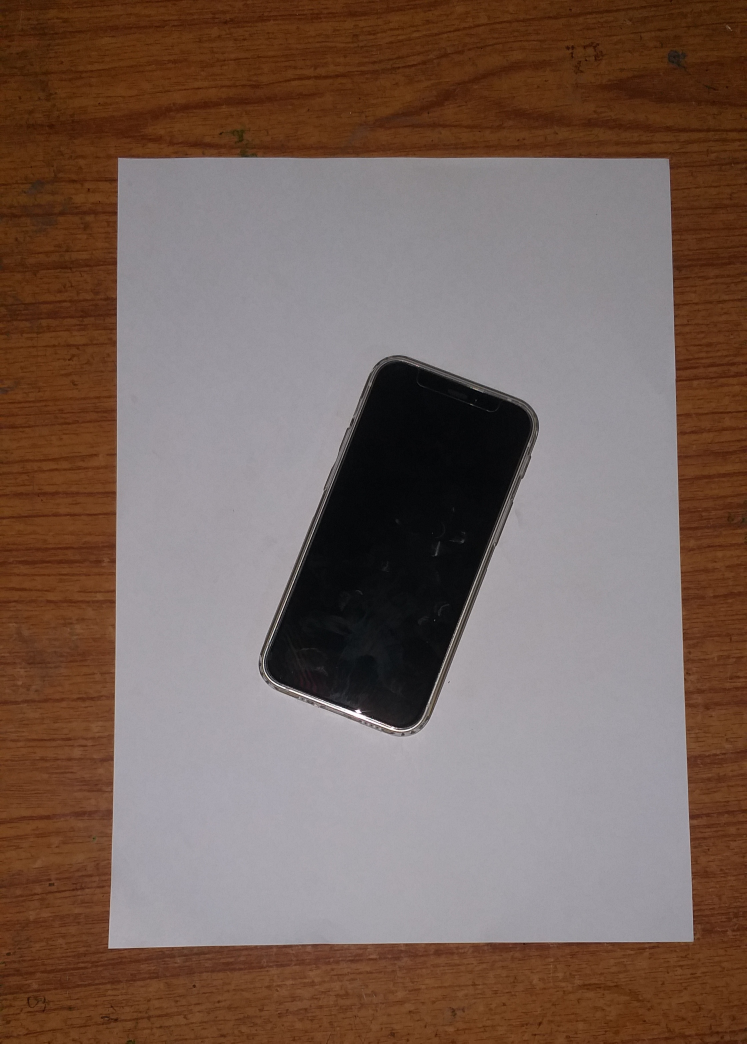
#> input picture OTDRS/images/1.jpg, 2240 x 3130 px (shown at 1/3 size)
$ python -i measureDimension.py   (imports and definitions only)
#> lines starting #> are read from the running program, lines starting #| are printed output that depends on the picture; after the words box and inside, x2 and y2 are one past the last pixel; in counts of white or black regions, pixels touching at a corner belong together
#> further down, picture is the input picture: shape (3130, 2240, 3); mean B, G, R 90.4, 99.4, 120.1
### OTDRS/utilities.py
import cv2
import numpy as np

def getContour(img, contours, min_area = 1000, filter=0, draw=False):
    finalContours = []
    max_area = 0
    for i in contours:
        area = cv2.contourArea(i)
        if area > min_area:
            peri = cv2.arcLength(i, True)
            approx = cv2.approxPolyDP(i, 0.02*peri, True)
            bbox = cv2.boundingRect(approx)
            if filter > 0:
                if len(approx) == filter:
                    finalContours.append([len(approx), area, approx, bbox, i])
            else:
                finalContours.append([len(approx), area, approx, bbox, i])
    finalContours = sorted(finalContours, key=lambda x:x[1], reverse=True)
    if draw:
        for con in finalContours:
            cv2.drawContours(img, con[4], -1, (255,100,0), 3)
    return img, finalContours

def reorder(points):
    reorderedPoints = np.zeros_like(points)
    points = points.reshape((4,2))
    add = points.sum(1)
    reorderedPoints[0] = points[np.argmin(add)]
    reorderedPoints[3] = points[np.argmax(add)]
    diff = np.diff(points, axis=1)
    reorderedPoints[1] = points[np.argmin(diff)]
    reorderedPoints[2] = points[np.argmax(diff)]
    return reorderedPoints

def warpImg(img, points, w, h, pad=20):
    points = reorder(points)
    pts1 = np.float32(points)
    pts2 = np.float32([[0, 0], [w, 0], [0, h], [w, h]])
    matrix = cv2.getPerspectiveTransform(pts1, pts2)
    imgWarp = cv2.warpPerspective(img, matrix, (w,h))
    imgWarp = imgWarp[pad:imgWarp.shape[0]-pad, pad:imgWarp.shape[1]-pad]
    return  imgWarp


def nothing(x):
    pass

# [11 lines left out: functions initializeTrackbars, valTrackers, not called in this run]

def findDistance(pts1, pts2):
    return ((pts2[0]-pts1[0])**2 + (pts2[1]-pts1[1])**2)**0.5

### OTDRS/measureDimension.py
import cv2
import numpy as np
import utilities

#param
scale = 2
widthP = 210*scale
hieghtP = 297*scale

pathImage = "1.jpg"
# [1 line not run here, left out]

def measureDim(img):
# Preprocessing
    imgGrey = cv2.cvtColor(img, cv2.COLOR_BGR2GRAY)
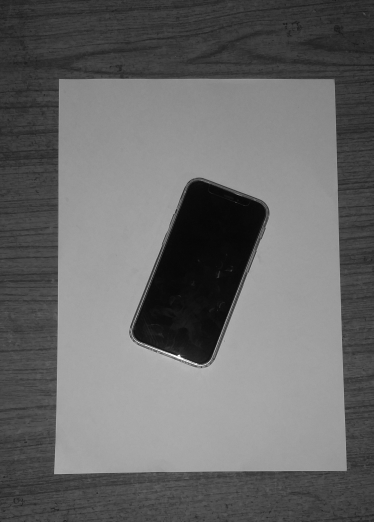
#> imgGrey: shape (3130, 2240) (shown at 1/6 size); min 0, max 255, mean 104.6
    imgBlur = cv2.GaussianBlur(imgGrey, (5, 5), 1)
    imgThreshold = cv2.Canny(imgBlur, 50, 85)
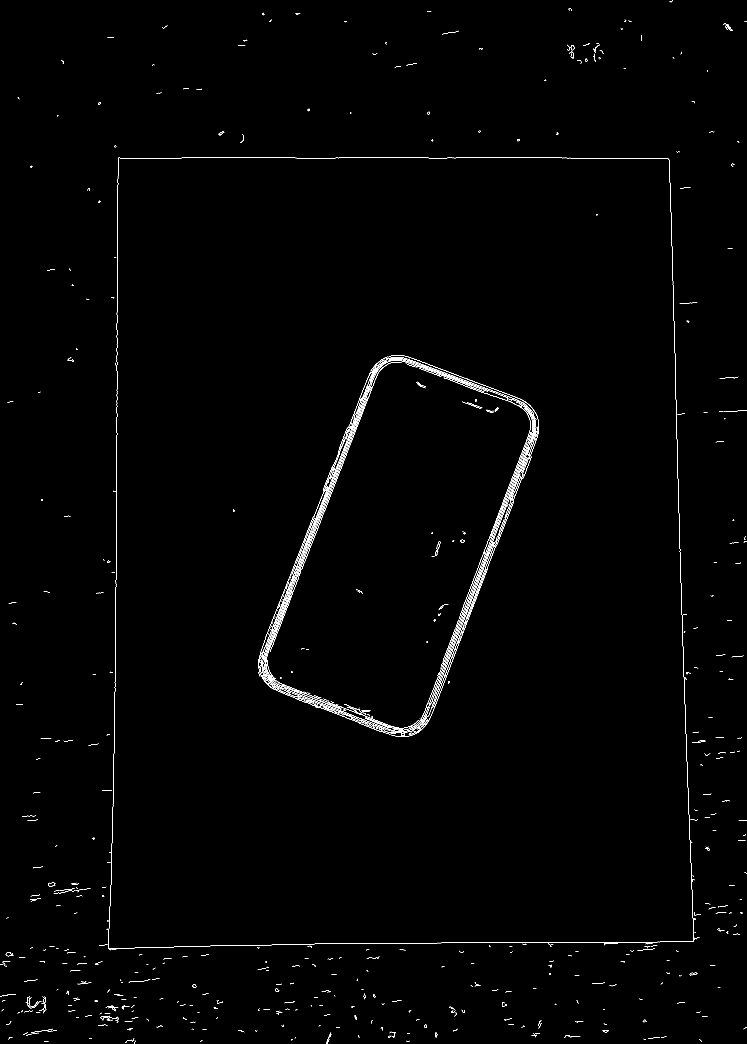
#> imgThreshold: shape (3130, 2240) (shown at 1/3 size); 0.58% white in thin lines or dots
    kernel = np.ones((5, 5))
    imgDial = cv2.dilate(imgThreshold, kernel, iterations=2)
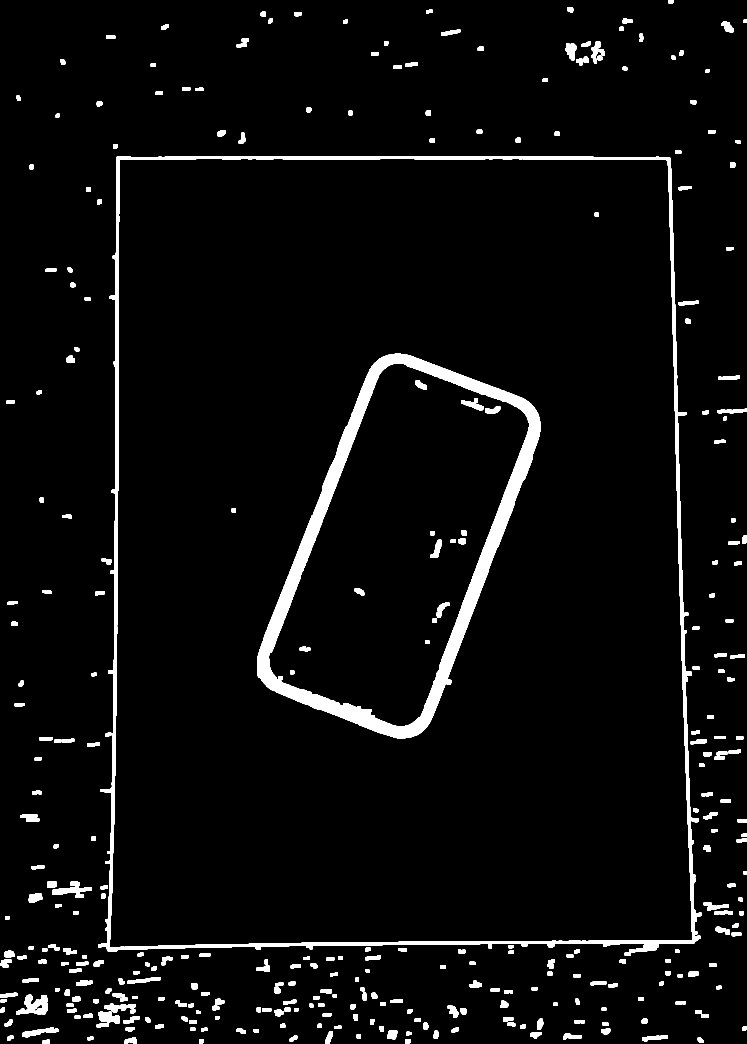
#> imgDial: shape (3130, 2240) (shown at 1/3 size); 4.2% white; 342 white regions, largest, box (x1, y1, x2, y2) and area: (771, 1061, 1621, 2215) 111132, (294, 468, 2106, 2855) 81151, (48, 2984, 144, 3044) 3201
    imgErode = cv2.erode(imgDial, kernel, iterations=1)
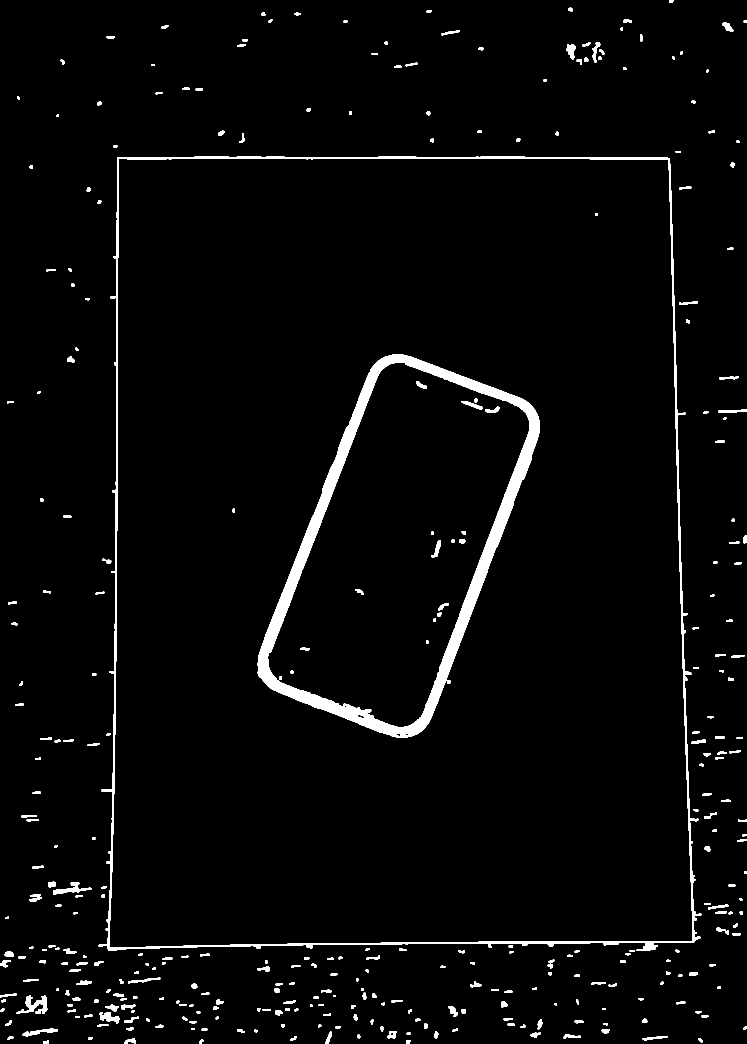
#> imgErode: shape (3130, 2240) (shown at 1/3 size); 2.8% white; 348 white regions
# Find all contours
    imgContour = img.copy()
    imgBigContour = img.copy()
    imgWarp = img.copy()
    contours, hierarchy = cv2.findContours(imgErode, cv2.RETR_EXTERNAL, cv2.CHAIN_APPROX_SIMPLE)
#> contours = 328 contours; largest, box (x1, y1, x2, y2) and area: (296, 470, 2104, 2853) 4020382, (50, 2986, 142, 3042) 1882, (159, 2646, 274, 2683) 1262, (297, 3036, 358, 3070) 1016, (68, 3084, 173, 3110) 796
    cv2.drawContours(imgContour, contours, -1, (255, 125, 0), 2)
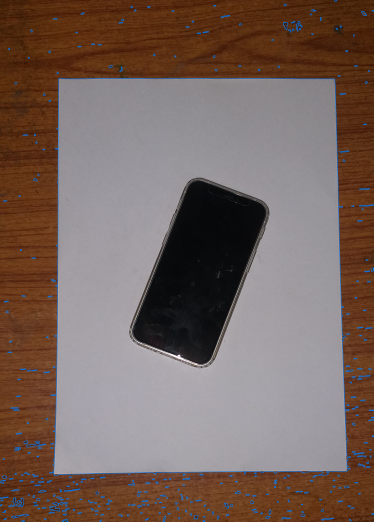
#> imgContour: shape (3130, 2240, 3) (shown at 1/6 size); mean B, G, R 93, 100.2, 118.9
# Find biggest contour
    imgBigContour, finalContours = utilities.getContour(imgBigContour, contours, min_area=5000, filter=4, draw=True)
#> the loop in getContour, `for i in contours:` made 328 passes
#> (area, peri, approx, bbox) on pass 272: (4020382.5, 9078, [[353, 471], [296, 2839], [2100, 2814], [2008, 475]], (296, 471, 1805, 2369))
#> after the loop in getContour, `for i in contours:`: finalContours = 1 item
#> the loop in getContour, `for con in finalContours:` made 1 pass
#> finalContours = 1 item
    if len(finalContours) != 0:
        biggestContours = finalContours[0][2]
#> biggestContours = [[353, 471], [296, 2839], [2100, 2814], [2008, 475]]
        imgWarp =  utilities.warpImg(img, biggestContours, widthP, hieghtP)
#> in reorder, `points = points.reshape((4,2))`: points has the same summary as biggestContours in measureDim
#> in reorder, `add = points.sum(1)`: add = [824, 3135, 4914, 2483]
#> in reorder, `diff = np.diff(points, axis=1)`: diff = [118, 2543, 714, -1533]
#> in warpImg, `points = reorder(points)`: points = [[353, 471], [2008, 475], [296, 2839], [2100, 2814]]
#> in warpImg, `pts1 = np.float32(points)`: pts1 has the same summary as points
#> in warpImg, `matrix = cv2.getPerspectiveTransform(pts1, pts2)`: matrix = [[0.255, 0.00613, -92.84], [-0.000672, 0.278, -130.7], [-7.08e-06, 3.87e-05, 1]]
        imgGreyWI = cv2.cvtColor(imgWarp, cv2.COLOR_BGR2GRAY)
        imgBlurWI = cv2.GaussianBlur(imgGreyWI, (5, 5), 1)
        imgThresholdWI = cv2.Canny(imgBlurWI, 50, 50)
#> imgThresholdWI: shape (554, 380); 0.93% white in thin lines or dots, all inside (x1, y1, x2, y2) = (89, 139, 296, 429)
        kernel = np.ones((5, 5))
        imgDialWI = cv2.dilate(imgThresholdWI, kernel, iterations=2)
#> imgDialWI: shape (554, 380); 6.7% white; 7 white regions, largest, box (x1, y1, x2, y2) and area: (85, 135, 300, 433) 13298, (212, 280, 226, 299) 242, (127, 372, 141, 385) 168
        imgErodeWI = cv2.erode(imgDialWI, kernel, iterations=1)
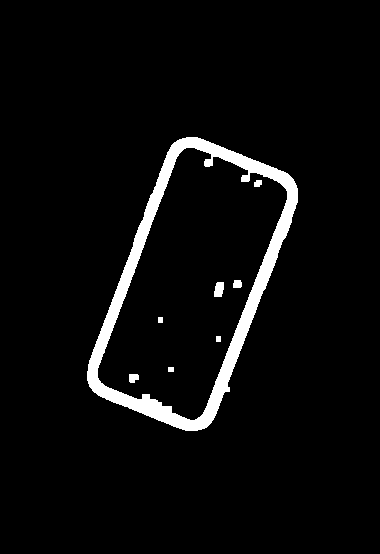
#> imgErodeWI: shape (554, 380); 4.5% white; 8 white regions
    # Find all contours
        imgContourWI = imgWarp.copy()
        imgBigContourWI = imgWarp.copy()
        imgMeasured = imgWarp.copy()
        contours2, hierarchy2 = cv2.findContours(imgErodeWI, cv2.RETR_EXTERNAL, cv2.CHAIN_APPROX_SIMPLE)
#> contours2 = 1 contour; box (x1, y1, x2, y2) and area: (87, 137, 298, 431) 37608
        cv2.drawContours(imgContourWI, contours2, -1, (255, 125, 0), 2)
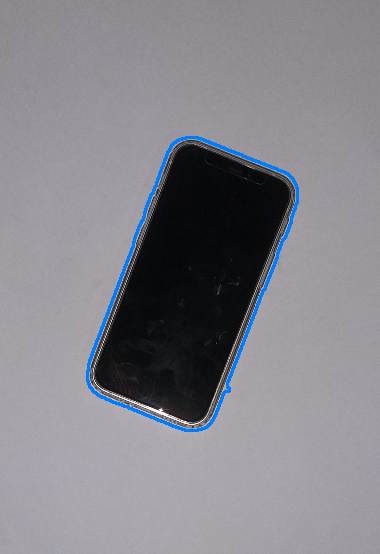
#> imgContourWI: shape (554, 380, 3); mean B, G, R 138.6, 131.8, 132.9
        imgBigContour2, finalContours2 = utilities.getContour(imgBigContourWI, contours2, min_area=5000, filter=4, draw=False)
#> the loop in getContour (call 2), `for i in contours:` made 1 pass
#> (area, peri, approx, bbox) on pass 1: (37608, 848.3, [[186, 137], [87, 380], [197, 430], [297, 188]], (87, 137, 211, 294))
#> finalContours2 = 1 item
        if len(finalContours2) != 0:
            for obj in finalContours2:
                #cv2.polylines(imgBigContour2, [obj[2]], True, (255, 125, 0), 2)
                nPoints = utilities.reorder(obj[2])
                width = round((utilities.findDistance(nPoints[0][0]//scale, nPoints[1][0]//scale)/10), 1) - 0.1
                height = round((utilities.findDistance(nPoints[0][0]//scale, nPoints[2][0]//scale)/10), 1) - 0.1
                cv2.arrowedLine(imgBigContour2, (nPoints[0][0][0], nPoints[0][0][1]), (nPoints[1][0][0], nPoints[1][0][1]),
                                (255 ,125 ,0), 2, 8, 0, 0.05)
                cv2.arrowedLine(imgBigContour2, (nPoints[0][0][0], nPoints[0][0][1]), (nPoints[2][0][0], nPoints[2][0][1]),
                                (255, 125, 0), 2, 8, 0, 0.05)
                x, y, w, h = obj[3]
                cv2.putText(imgBigContour2, '{}cm'.format(width), (x+w//2, y), cv2.FONT_HERSHEY_COMPLEX_SMALL, .5,
                            (255, 125, 0), 1)
                cv2.putText(imgBigContour2, '{}cm'.format(height), (x-w//4, y+h//2), cv2.FONT_HERSHEY_COMPLEX_SMALL, .5,
                            (255, 125, 0), 1)
                imgMeasured = imgBigContour2
#> this loop made 1 pass
#> (points in reorder, add in reorder, diff in reorder, nPoints, width, height, x) on pass 1: ([[186, 137], [87, 380], [197, 430], [297, 188]], [323, 467, 627, 485], [-49, 293, 233, -109], [[186, 137], [297, 188], [87, 380], [197, 430]], 6, 13.1, 87)
        return imgMeasured

>>> import cv2
>>> picture = cv2.imread('images/1.jpg')
>>> result = measureDim(picture)

$ run again, on OTDRS/images/2.jpg
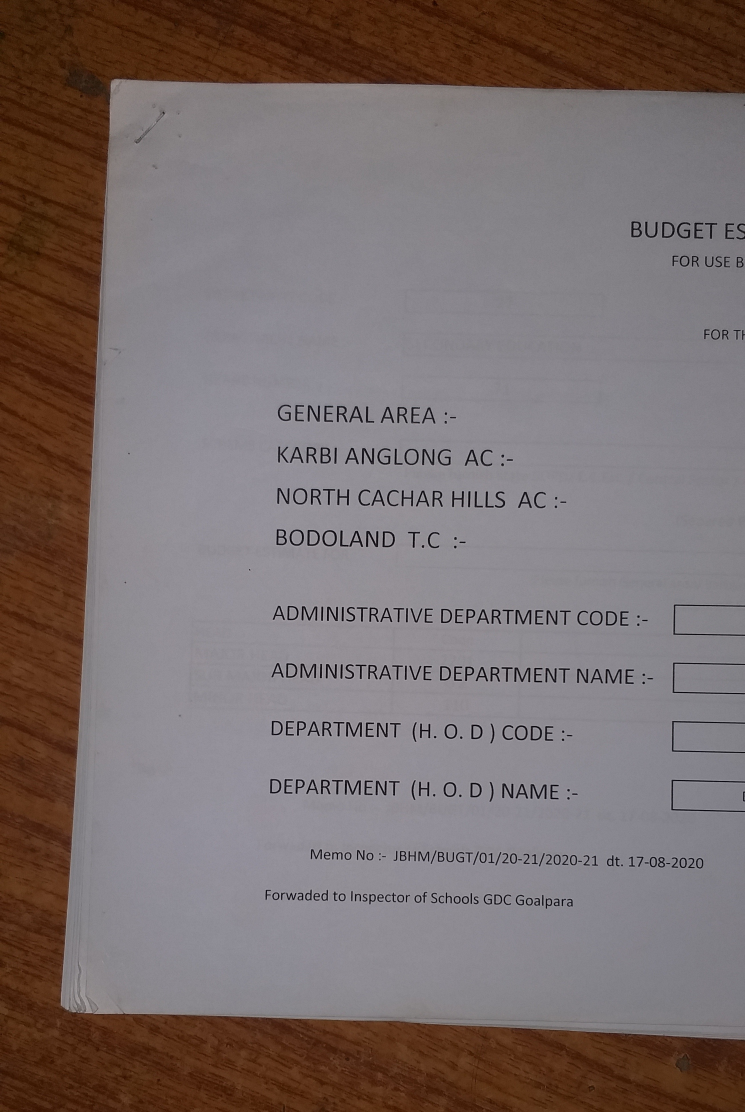
#> input picture OTDRS/images/2.jpg, 2234 x 3336 px (shown at 1/3 size)
#> picture is the input picture: shape (3336, 2234, 3); mean B, G, R 108.6, 109.9, 121.8
#> in measureDim, `imgThreshold = cv2.Canny(imgBlur, 50, 85)`:
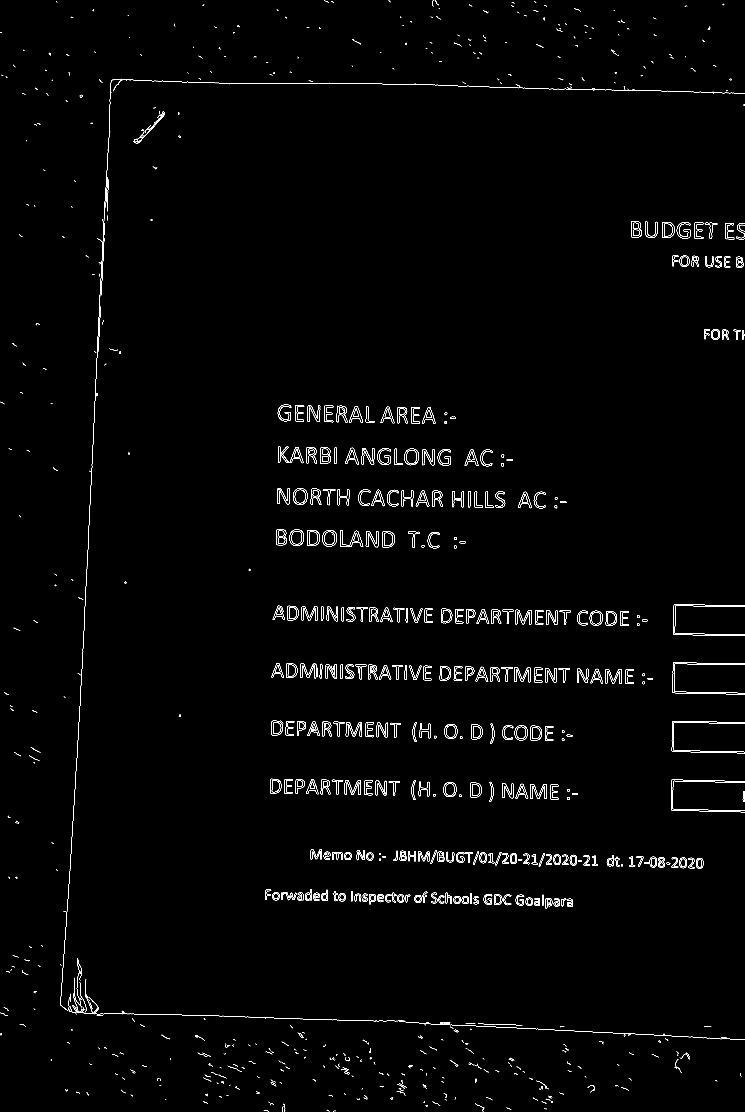
#> imgThreshold: shape (3336, 2234) (shown at 1/3 size); 0.92% white in thin lines or dots
#> imgDial: shape (3336, 2234); 7.1% white; 436 white regions, largest, box (x1, y1, x2, y2) and area: (177, 231, 2234, 3126) 80605, (1176, 2547, 1798, 2604) 21477, (1883, 2565, 2114, 2610) 7746
#> imgErode: shape (3336, 2234); 4.8% white; 460 white regions
#> contours = 460 contours; largest, box (x1, y1, x2, y2) and area: (179, 233, 2234, 3124) 42692, (1417, 2551, 1796, 2602) 9864, (1178, 2549, 1421, 2594) 6264, (1885, 2567, 2112, 2608) 5868, (812, 1987, 969, 2037) 5136
#> in measureDim, `cv2.drawContours(imgContour, contours, -1, (255, 125, 0), 2)`:
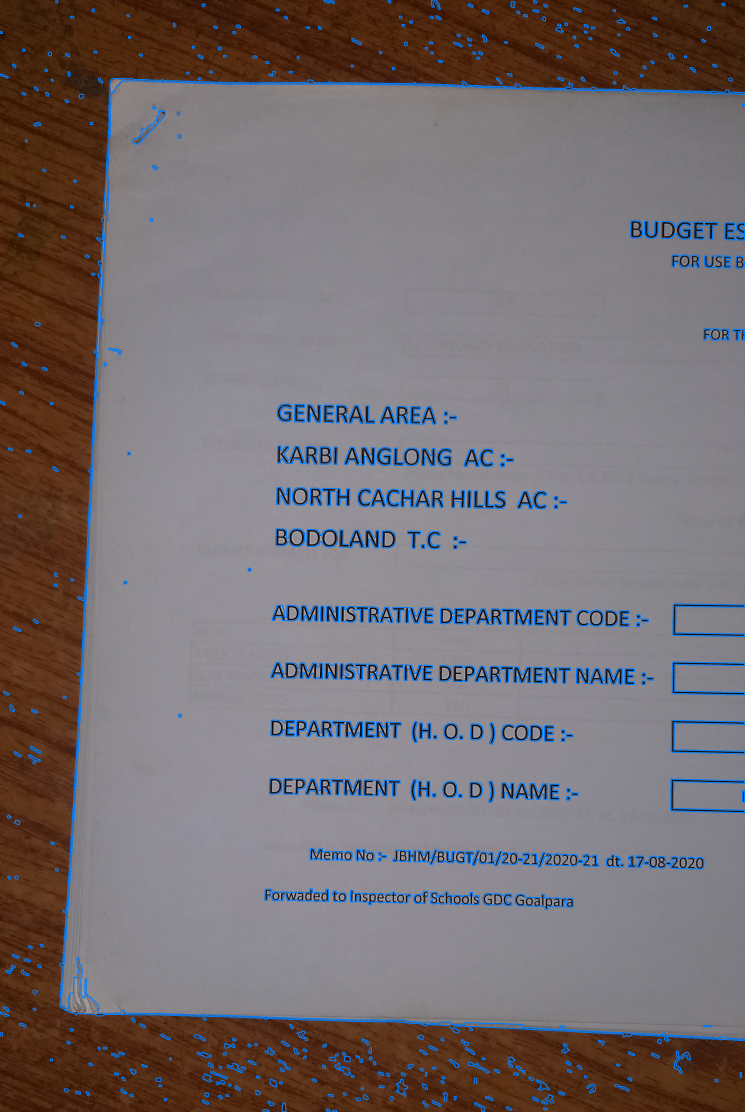
#> imgContour: shape (3336, 2234, 3) (shown at 1/3 size); mean B, G, R 112.9, 110.2, 118.1
#> the loop in getContour, `for i in contours:` made 460 passes
#> (area, peri, bbox) on passes 165, 168, 169, 231, 357: (5868, 740.7, (1885, 2567, 227, 35)), (9864.5, 1271, (1417, 2551, 379, 51)), (6264.5, 838.9, (1178, 2549, 243, 45)), (5135.5, 646.4, (812, 1987, 157, 50)), (42691.5, 14918.3, (180, 237, 2054, 2885))
#> after the loop in getContour, `for i in contours:`: finalContours = []
